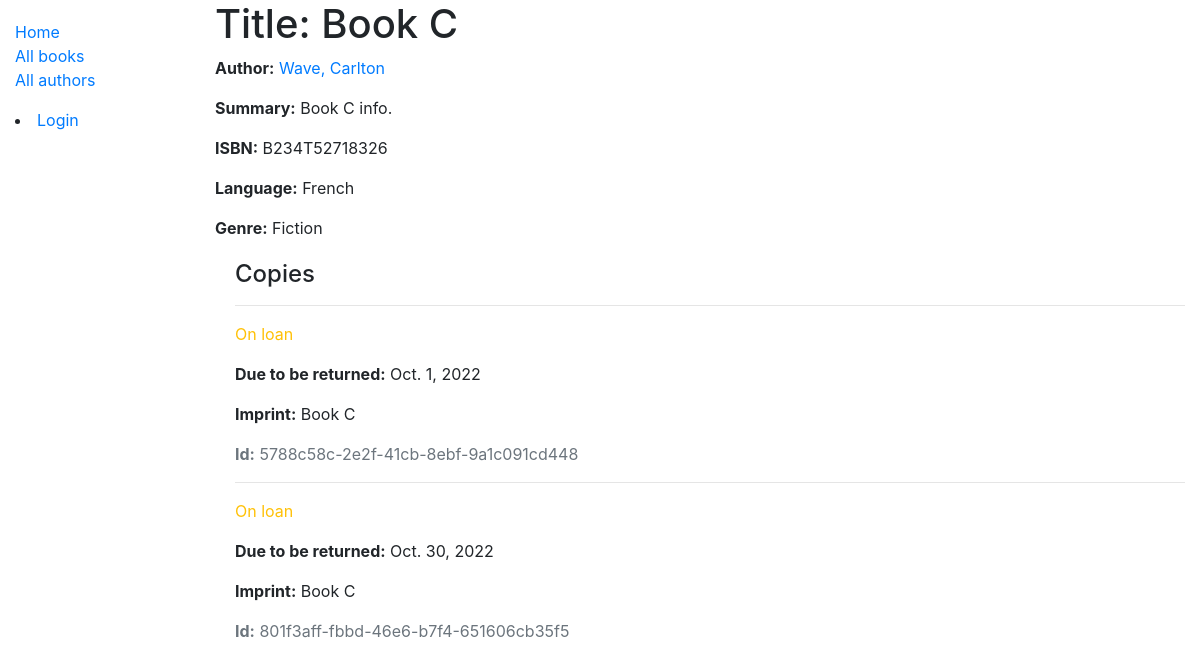
The app's page /catalog/book/4 with its own data.
### catalog/models.py (models this page shows, shortened)
class Book(models.Model):
    title = models.CharField(max_length=200)
    author = models.ForeignKey('Author', on_delete=models.SET_NULL, null=True)
    summary = models.TextField(max_length=1000, help_text='Enter a brief description of the book')
    isbn = models.CharField('ISBN', max_length=13, unique=True,
                             help_text='13 Character <a href="https://www.isbn-international.org/content/what-isbn">ISBN number</a>')
    genre = models.ManyToManyField(Genre, help_text='Select a genre for this book')
    language = models.ForeignKey('Language', on_delete=models.SET_NULL, null=True)
    def display_genre(self):
        """Create a string for the Genre. This is required to display genre in Admin."""
        return ', '.join(genre.name for genre in self.genre.all()[:3])
    display_genre.short_description = 'Genre'
    class Meta:
        ordering = ['title']

class Author(models.Model):
    first_name = models.CharField(max_length=100)
    last_name = models.CharField(max_length=100)
    date_of_birth = models.DateField(null=True, blank=True)
    date_of_death = models.DateField('Died', null=True, blank=True)
    class Meta:
        ordering = ['last_name', 'first_name']
    def __str__(self):
        return f'{self.last_name}, {self.first_name}'

class Language(models.Model):
    name = models.CharField(max_length=200, help_text='Enter the language of a book (e.g. English)')
    def __str__(self):
        return self.name

class Genre(models.Model):
    name = models.CharField(max_length=200, help_text='Enter a book genre (e.g. Science Fiction)')
    def __str__(self):
        return self.name

class BookInstance(models.Model):
    id = models.UUIDField(primary_key=True, default=uuid.uuid4, help_text='Unique ID for this particular book across whole library')
    book = models.ForeignKey('Book', on_delete=models.RESTRICT, null=True)
    imprint = models.CharField(max_length=200)
    due_back = models.DateField(null=True, blank=True)
    LOAN_STATUS = (
        ('m', 'Maintenance'),
        ('o', 'On loan'),
        ('a', 'Available'),
        ('r', 'Reserved'),
    )
    status = models.CharField(
        max_length=1,
        choices=LOAN_STATUS,
        blank=True,
        default='m',
        help_text='Book availability',
    )
    borrower = models.ForeignKey(User, on_delete=models.SET_NULL, null=True, blank=True)
    class Meta:
        ordering = ['due_back']
        permissions = (("can_mark_returned", "Set book as returned"),)

### catalog/views.py (the view)
# urls.py: path('book/<int:pk>', views.BookDetailView.as_view(), name='book-detail'),
class BookDetailView(generic.DetailView):
    model = Book

### catalog/templates/catalog/book_detail.html
{% extends "base_generic.html" %}
{% block content %}
  <h1>Title: {{ book.title }}</h1>
  <p><strong>Author:</strong> <a href="">{{ book.author }}</a></p>
  <p><strong>Summary:</strong> {{ book.summary }}</p>
  <p><strong>ISBN:</strong> {{ book.isbn }}</p>
  <p><strong>Language:</strong> {{ book.language }}</p>
  <p><strong>Genre:</strong> {{ book.genre.all|join:", " }}</p>
  <div style="margin-left:20px;margin-top:20px">
    <h4>Copies</h4>
    {% for copy in book.bookinstance_set.all %}
      <hr>
      <p class="{% if copy.status == 'a' %}text-success{% elif copy.status == 'm' %}text-danger{% else %}text-warning{% endif %}">
        {{ copy.get_status_display }}
      </p>
      {% if copy.status != 'a' %}
        <p><strong>Due to be returned:</strong> {{ copy.due_back }}</p>
      {% endif %}
      <p><strong>Imprint:</strong> {{ copy.imprint }}</p>
      <p class="text-muted"><strong>Id:</strong> {{ copy.id }}</p>
    {% endfor %}
  </div>
{% endblock %}

### records on screen
Book: title "Book C", author "Wave, Carlton", summary "Book C info.", isbn "B234T52718326", language "French", genre.all "Fiction"
BookInstance: status "On loan", due_back "Oct. 1, 2022", imprint "Book C", id "5788c58c-2e2f-41cb-8ebf-9a1c091cd448"
BookInstance: status "On loan", due_back "Oct. 30, 2022", imprint "Book C", id "801f3aff-fbbd-46e6-b7f4-651606cb35f5"
